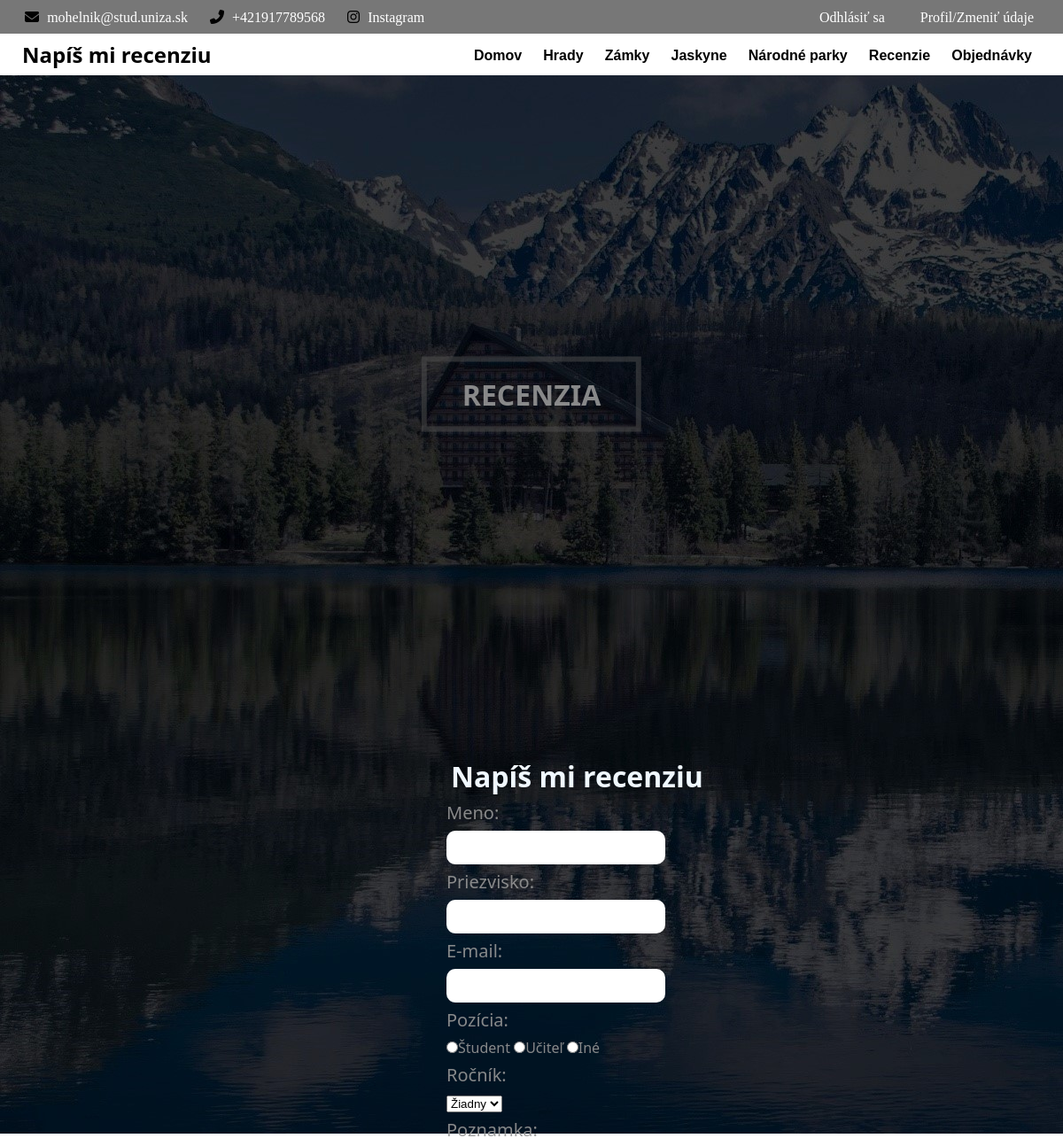
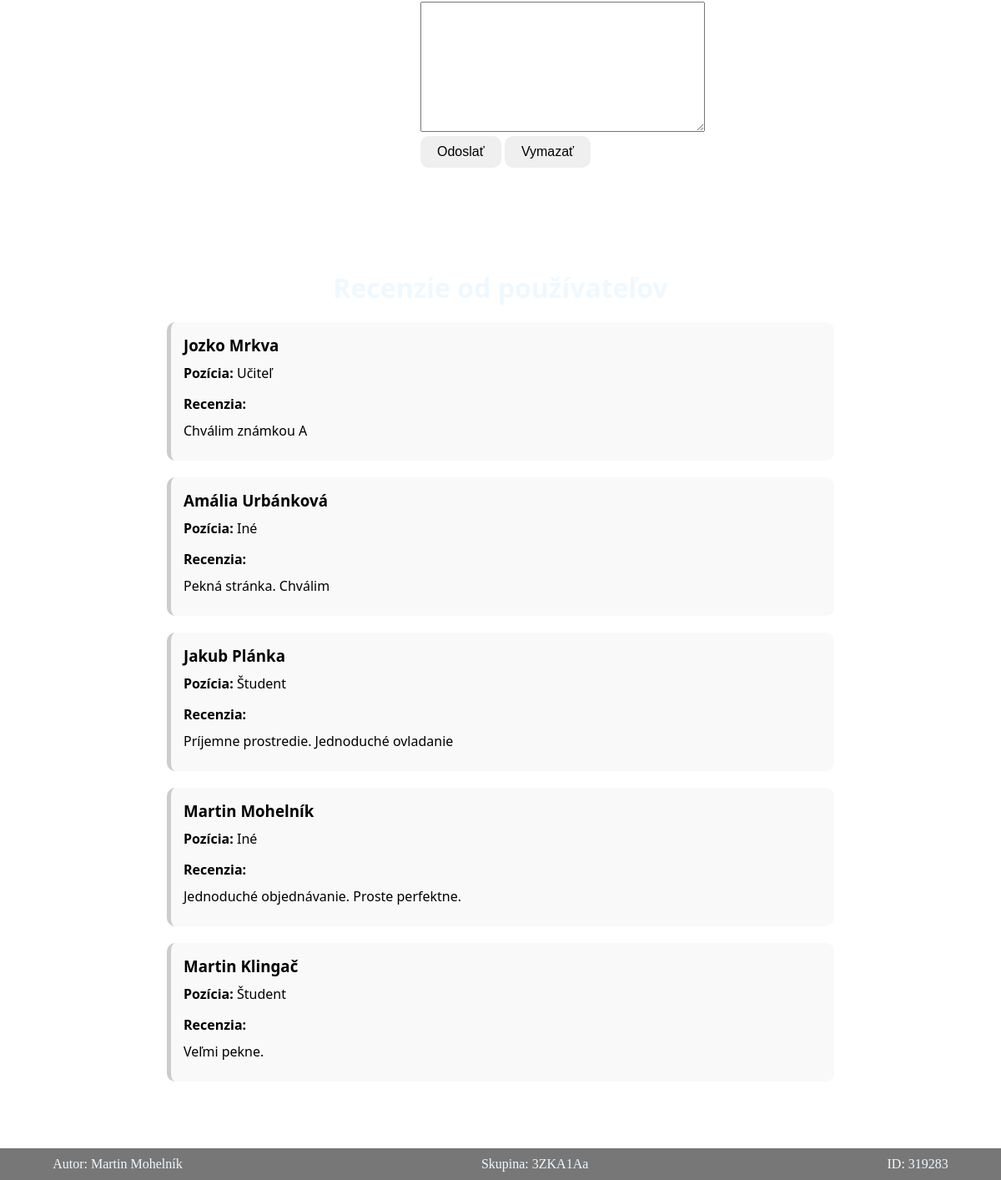
The app's page /html_semestálka/formular.php (signed in) with its own data (2 pictures, top to bottom).
### tables this page shows
CREATE TABLE `reviews` (
  `id` int(11) NOT NULL,
  `name` varchar(100) NOT NULL,
  `lastname` varchar(100) NOT NULL,
  `email` varchar(100) NOT NULL,
  `pozition` enum('Študent','Učiteľ','Iné') NOT NULL,
  `classOfStudent` varchar(20) DEFAULT 'Žiadny',
  `text` text NOT NULL
);

### html_semestálka/formular.php (the view, shortened to what this page needs)
 <?php
$servername = "localhost";
$username = "root";
$password = "";
$dbname = "TicketSystem";
$conn = new mysqli($servername, $username, $password, $dbname);
$user = "";
if (isset($_SESSION['user_id'])) {
    $user = $_SESSION['email'];
}
?>
<!DOCTYPE html>
<html lang="en">
<head>
    <link rel="stylesheet" href="style.css">
    <link rel="stylesheet" href="https://cdnjs.cloudflare.com/ajax/libs/font-awesome/6.4.2/css/all.min.css">
</head>
<body>
    <div>
        <header>
            <div class="lavy">
                <ul>
                    <li> <i class="fa fa-envelope"></i> <a class="mail" href="mailto:mohelnik@stud.uniza.sk">mohelnik@stud.uniza.sk</a></li>
                    <li> <i class="fa fa-phone-alt"></i> <a class="telc" href="tel:+42191789568">+421917789568</a> </li>
                    <li> <i class="fa-brands fa-instagram"></i> <a class="ing" href="https://instagram.com/martino_205?igshid=MWZjMTM2ODFkZg==" target="_blank">Instagram</a></li>
                </ul>
            </div>
            <div class="pravy">
                <ul>
                    <?php if(!empty($user)) { ?>
                        <li><a href="logout.php">Odhlásiť sa</a></li>
                        <li><a href="zmena_udajov.php">Profil/Zmeniť údaje</a></li>
                    <?php }
                    else { ?>
                        <li><a href="login.php">Prihlásenie</a></li>
                        <li><a href="signup.php">Registrácia</a></li>
                    <?php } ?>
                </ul>
            </div>
        </header>
    </div>
    <div class="Hlmenu">
        <nav class="menu">
            <div class="nadpis">
                <h1>Napíš mi recenziu</h1>
            </div>
            <div class="pravemenu">
                <ul>
                    <li><a href="index.php">Domov</a></li>
                    <li><a href="hrady.php">Hrady</a></li>
                    <li><a href="zamky.php">Zámky</a></li>
                    <li><a href="jaskyne.php">Jaskyne</a></li>
                    <li><a href="narodneparky.php">Národné parky</a></li>
                    <li><a href="formular.php">Recenzie</a></li>
                    <li><a href="objednavky.php">Objednávky</a></li>
                </ul>
            </div>
        </nav>
    </div>
    <div class="formularlogo">
        <h1><a href="#formular">RECENZIA</a></h1>
    </div>
    <div class="formular" id="formular">
        <h2>Napíš mi recenziu</h2>
        <form id="formular_java" name="formular" action="formular.php" method="post">
            <p>Meno:</p>
            <input type="text" id="meno" name="name"><br>
            <p>Priezvisko:</p>
            <input type="text" id="priezvisko" name="lastname"><br>
            <p>E-mail:</p>
            <input type="email" id="email" name="email"><br>
            <p>Pozícia:</p>
            <div class="pozicia">
                <input type="radio" name="pozition" value="student">Študent
                <input type="radio" name="pozition" value="ucitel">Učiteľ
                <input type="radio" name="pozition" value="ine">Iné
            </div>
            <div class="rocnik">
                <label for="rocnik"><p>Ročník:</p></label>
                <select name="classOfStudent" id="rocnik">
                    <option value="none">Žiadny</option>
                </select>
            </div>
            <p>Poznamka:</p>
            <textarea name="text" id="poznamka" cols="40" rows="10"></textarea><br>
            <input type="submit" value="Odoslať">
            <input type="reset" value="Vymazať"><br>
          </form>
    </div>
    <br>
    <div class="vypis-recenzii">
        <h2>Recenzie od používateľov</h2>
        <?php
        $sql = "SELECT name, lastname, pozition, classOfStudent, text FROM reviews ORDER BY id DESC";
        $result = $conn->query($sql);
        if ($result->num_rows > 0) {
            while($row = $result->fetch_assoc()) {
                echo "<div class='recenzia'>";
                echo "<h3>" . htmlspecialchars($row["name"]) . " " . htmlspecialchars($row["lastname"]) . "</h3>";
                echo "<p><strong>Pozícia:</strong> " . htmlspecialchars($row["pozition"]) . "</p>";
                echo "<p><strong>Recenzia:</strong><br>" . nl2br(htmlspecialchars($row["text"])) . "</p>";
                echo "</div>";
            }
        } else {
            echo "<p>Zatiaľ neexistujú žiadne recenzie.</p>";
        }
        ?>
</div>
<footer>
    <p>Autor: Martin Mohelník</p>
    <p>Skupina: 3ZKA1Aa</p>
    <p>ID: 319283</p>
</footer>
</body>
</html>

### html_semestálka/style.css (style rules this page uses)
* { margin: 0; }
body { width: 100%; font-family: system-ui, -apple-system, BlinkMacSystemFont, 'Segoe UI', Roboto, Oxygen, Ubuntu, Cantarell, 'Open Sans', 'Helvetica Neue', sans-serif; background-attachment: fixed; background-repeat: no-repeat; width: 100%; background-image: url(pleso1.jpg); }
p { line-height: 2em; }
header .lavy a { text-decoration: none; color: white; margin: 5px; font-family: Georgia, 'Times New Roman', Times, serif; }
header .pravy a { text-decoration: none; color: white; padding-right: 10px; margin: 5px; font-family: Georgia, 'Times New Roman', Times, serif; }
header ul { display: flex; gap: 20px; list-style: none; padding-left: 20px; }
header { display: flex; justify-content: space-between; background-color: #777; padding: 8px; }
.pravy { padding-right: 10px; }
.Hlmenu { position: sticky; top: 0px; z-index: 999; }
.menu { background-color: white; padding: 7px 25px; display: flex; justify-content: space-between; }
.pravemenu { width: 60%; }
.pravemenu ul { display: flex; justify-content: space-between; list-style: none; height: 100%; align-items: center; }
.pravemenu a { text-decoration: none; color: black; font-family: Arial, Helvetica, sans-serif; font-weight: bold; padding: 10px; }
footer { background-color: #777; color: aliceblue; font-family: Georgia, 'Times New Roman', Times, serif; display: flex; justify-content: center; padding: 3px; gap: 30%; }
.formularlogo { text-align: center; width: 100%; height: 90vh; position: relative; }
.formularlogo h1 { position: absolute; top: 50%; left: 50%; padding: 15px 0px; transform: translate(-50%,-50%); color: rgba(150, 150, 150, 0.9); border: 6px solid rgba(80, 80, 80, 0.5); }
.formularlogo a { color: inherit; width: 100%; height: 100%; padding: 15px 40px; text-decoration: none; }
.formular { padding-left: 42%; padding-bottom: 20px; padding-top: 50px; color: rgba(150, 150, 150, 0.9); }
.formular h2 { color: aliceblue; padding-left: 5px; font-size: xx-large; }
.formular p { font-size: 20px; }
.formular input { font-size: 16px; padding: 10px 20px; border: 0; border-radius: 10px; }
.formular label { font-size: 16px; border: 0; border-radius: 10px; }
.vypis-recenzii { margin: 40px auto; max-width: 800px; padding: 20px; }
.recenzia { background-color: #f9f9f9; border-left: 5px solid #ccc; padding: 15px; margin-bottom: 20px; border-radius: 10px; }
.recenzia h3 { margin-top: 0; }
.recenzia p { margin: 5px 0; }
.vypis-recenzii h2 { text-align: center; color: aliceblue; padding: 20px; font-size: xx-large; }

### records on screen
reviews: name "Jozko", lastname "Mrkva", pozition "Učiteľ", text "Chválim známkou A"
reviews: name "Amália", lastname "Urbánková", pozition "Iné", text "Pekná stránka. Chválim"
reviews: name "Jakub", lastname "Plánka", pozition "Študent", text "Príjemne prostredie. Jednoduché ovladanie"
reviews: name "Martin", lastname "Mohelník", pozition "Iné", text "Jednoduché objednávanie. Proste perfektne."
reviews: name "Martin", lastname "Klingač", pozition "Študent", text "Veľmi pekne."
